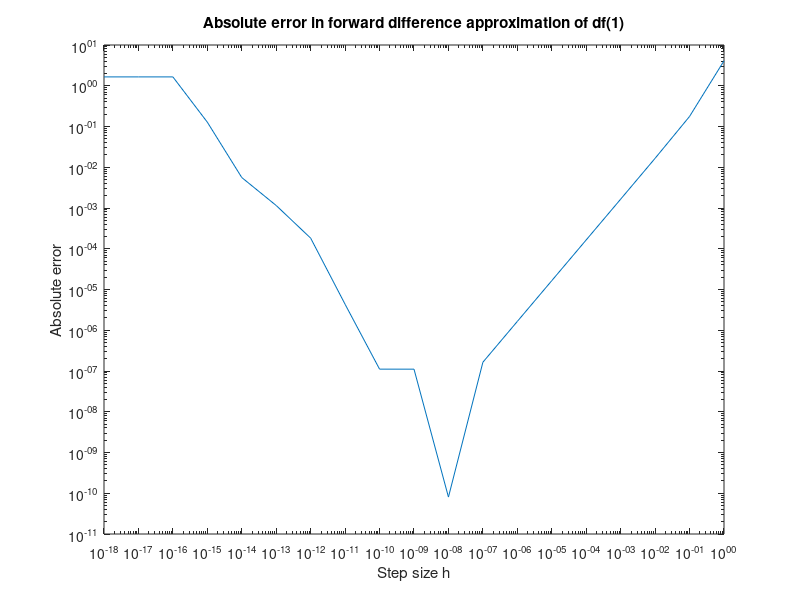

MATLAB code for this plot:
% Forward Difference Approximation

f = @(x) exp(x.^2/2);
df = @(x) x.*exp(x.^2/2);
h = 10.^[-18:0];
fd = (f(1+h) - f(1))./h;
err = abs(fd  - df(1));

loglog(h, err);
title('Absolute error in forward difference approximation of df(1)');
xlabel('Step size h'); ylabel('Absolute error');

[emin, imin] = min(err);
% min abs error is emin
% step size giving min abs error is h(imin)